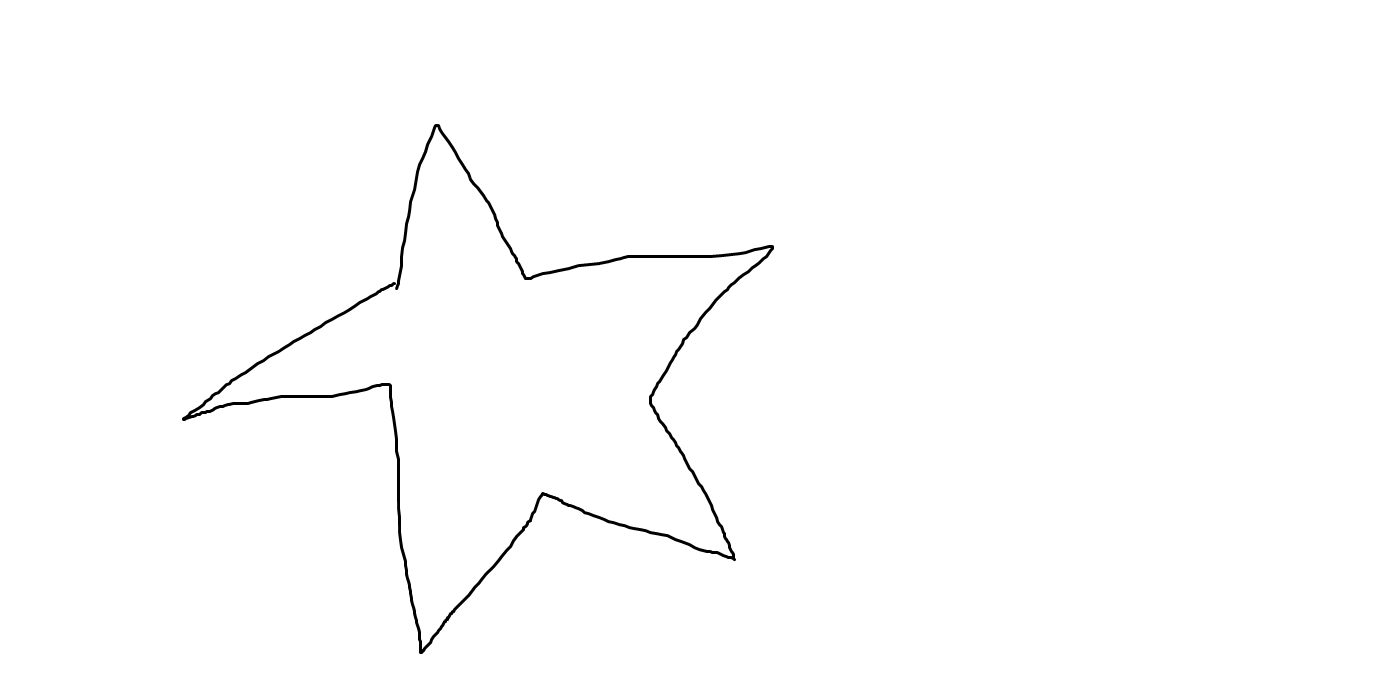
#> input picture contour/star.png, 1376 x 694 px, found by its file name
$ python udemy20convexhull.py
#> lines starting #> are read from the running program, lines starting #| are printed output that depends on the picture; after the words box and inside, x2 and y2 are one past the last pixel; in counts of white or black regions, pixels touching at a corner belong together
import cv2
import numpy as np

star=cv2.imread("C:\\Users\\Fatih Ali\\Documents\\1pyt\\vido\\contour\\star.png")
#> star is the input picture: shape (694, 1376, 3); min 0, max 255, mean 253.3

gray=cv2.cvtColor(star,cv2.COLOR_BGR2GRAY)

_,tresh=cv2.threshold(gray,127,255,0)
#> tresh: shape (694, 1376); 99.3% white; 1 black region
contour,_=cv2.findContours(tresh,2,1)
#> contour = 3 contours; box (x1, y1, x2, y2) and area: (0, 0, 1376, 694) 952875, (181, 123, 775, 655) 110450, (191, 127, 770, 649) 101983
cnt=contour[0]
#> cnt = contour of 1902 points, box (x1, y1, x2, y2) (191, 127, 770, 649), area 101983
hull =cv2.convexHull(cnt,returnPoints=False)
#> hull = [1901, 1503, 1502, 1187, 840, 376, 0]

defects=cv2.convexityDefects(cnt,hull)
#> defects = [[0, 376, 162, 19527], [376, 840, 577, 41834], [840, 1187, 998, 29633], [1187, 1502, 1346, 26102], [1503, 1901, 1748, 29174]]

for i in range (defects.shape[0]):
    s,e,f,d=defects[i,0]        #s=startpoint e=endpoint f=farest point d=distance
    start=tuple(cnt[s][0])
    end=tuple(cnt[e][0])
    farest=tuple(cnt[f][0])
    cv2.line(star,start,end,[0,255,0],2)
    cv2.circle(star,farest,5,[0,255,255],-1)
#> this loop made 5 passes
#> (s, e, f, d, start, end, farest) on passes 1 to 5: (0, 376, 162, 19527, (436, 127), (191, 414), (398, 289)), (376, 840, 577, 41834, (191, 414), (422, 648), (392, 385)), (840, 1187, 998, 29633, (422, 648), (731, 555), (542, 491)), (1187, 1502, 1346, 26102, (731, 555), (769, 249), (648, 396)), (1503, 1901, 1748, 29174, (769, 248), (437, 127), (524, 280))
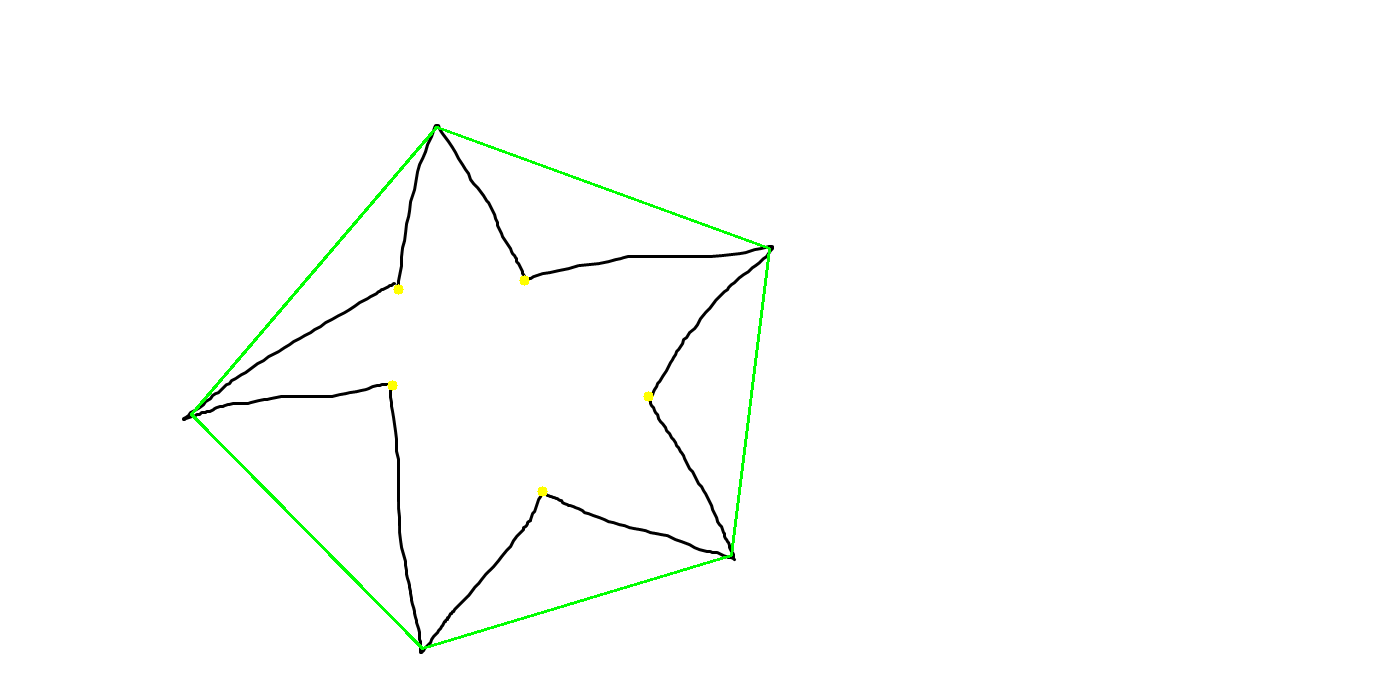
#> star: shape (694, 1376, 3); 0.57% of pixels changed, all inside (x1, y1, x2, y2) = (190, 126, 771, 650)

cv2.imshow("yıldız",star)

cv2.waitKey(0)
cv2.destroyAllWindows
